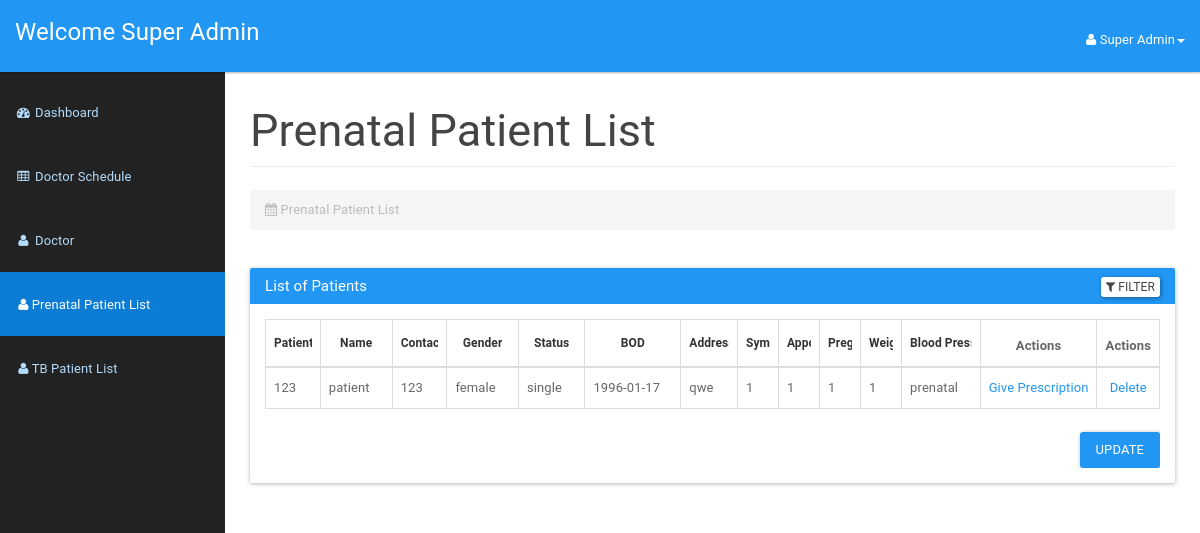
Before: /doctor/patientlist.php (signed in) with the older database file.
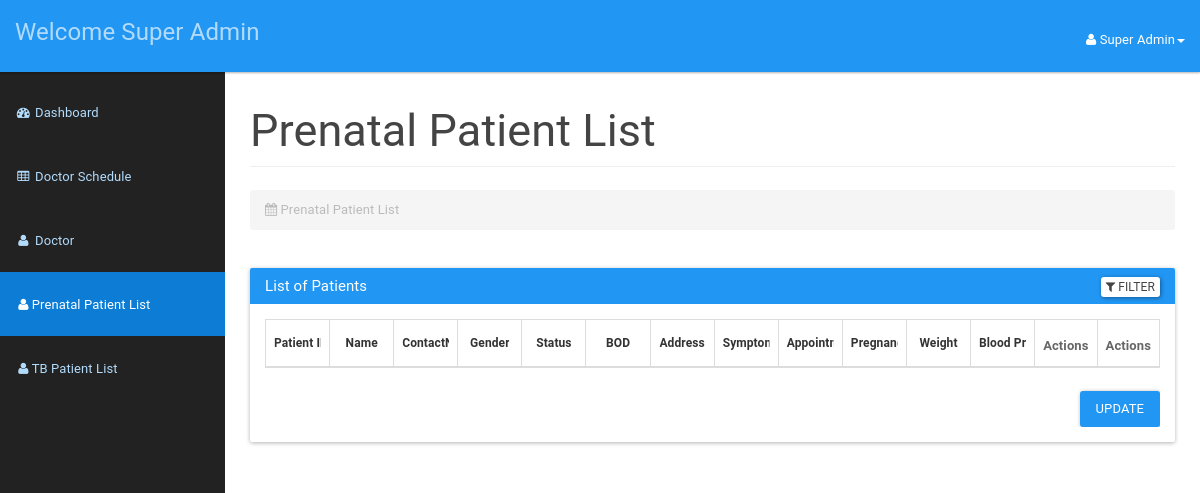
After: the same page with the newer database file.
### tables this page shows
CREATE TABLE `doctor` (
  `icDoctor` bigint(12) NOT NULL,
  `password` varchar(20) NOT NULL,
  `doctorId` int(3) NOT NULL,
  `doctorFirstName` varchar(50) NOT NULL,
  `doctorLastName` varchar(50) NOT NULL,
  `doctorAddress` varchar(100) NOT NULL,
  `doctorPhone` varchar(15) NOT NULL,
  `doctorEmail` varchar(20) NOT NULL,
  `doctorDOB` date NOT NULL,
  `doctorRole` varchar(255) DEFAULT NULL
);

CREATE TABLE `appointment` (
  `appId` int(3) NOT NULL,
  `philhealthId` bigint(12) NOT NULL,
  `scheduleId` int(10) NOT NULL,
  `appSymptom` varchar(100) NOT NULL,
  `appComment` varchar(100) NOT NULL,
  `status` varchar(10) NOT NULL DEFAULT 'process',
  `pregnancyWeek` varchar(255) DEFAULT NULL,
  `weight` varchar(255) DEFAULT NULL,
  `bloodPressure` varchar(20) DEFAULT NULL
);

CREATE TABLE `patient` (
  `philhealthId` bigint(12) NOT NULL,
  `password` varchar(20) NOT NULL,
  `patientFirstName` varchar(20) NOT NULL,
  `patientLastName` varchar(20) NOT NULL,
  `patientMaritialStatus` varchar(10) NOT NULL,
  `patientDOB` date NOT NULL,
  `patientGender` varchar(10) NOT NULL,
  `patientAddress` varchar(100) NOT NULL,
  `patientPhone` varchar(15) NOT NULL,
  `patientEmail` varchar(100) NOT NULL,
  `appointmentType` enum('tb','prenatal') NOT NULL DEFAULT 'tb'
);

### doctor/patientlist.php (the view, shortened to what the changed rows need)
<?php
include_once '../assets/conn/dbconnect.php';
$usersession = $_SESSION['doctorSession'];
$res = mysqli_query($con, "SELECT * FROM doctor WHERE doctorId=" . $usersession);
$userRow = mysqli_fetch_array($res, MYSQLI_ASSOC);
?>
<!DOCTYPE html>
<html lang="en">
<head>
    <link href="assets/css/material.css" rel="stylesheet">
    <link href="assets/css/sb-admin.css" rel="stylesheet">
    <link href="assets/css/time/bootstrap-clockpicker.css" rel="stylesheet">
    <link href="assets/css/style.css" rel="stylesheet">
    <link href="assets/font-awesome/css/font-awesome.css" rel="stylesheet">
</head>
<body>
    <div id="wrapper">
        <nav class="navbar navbar-inverse navbar-fixed-top" role="navigation">
            <div class="navbar-header">
                <a class="navbar-brand" href="doctordashboard.php">
                    <?php
                    if ($userRow['doctorRole'] == 'superAdmin') {
                        echo "Welcome " . $userRow['doctorFirstName'] . " " . $userRow['doctorLastName'];
                    } else {
                        echo "Welcome Dr " . $userRow['doctorFirstName'] . " " . $userRow['doctorLastName'];
                    }
                    ?>
                </a>
            </div>
            <ul class="nav navbar-right top-nav">
                <li class="dropdown">
                    <a href="#" class="dropdown-toggle" data-toggle="dropdown"><i class="fa fa-user"></i>
                        <?php echo $userRow['doctorFirstName']; ?>
                        <?php echo $userRow['doctorLastName']; ?><b class="caret"></b>
                    </a>
                </li>
            </ul>
        </nav>
        <div id="page-wrapper">
            <div class="container-fluid">
                <div class="row">
                    <div class="col-lg-12">
                        <h2 class="page-header">
                            Prenatal Patient List
                        </h2>
                    </div>
                </div>
                <div class="panel panel-primary filterable">
                    <div class="panel-body">
                        <div class="table-responsive">
                            <table class="table table-hover table-bordered">
                                <thead>
                                    <tr class="filters">
                                        <th><input type="text" class="form-control" placeholder="Patient ID" disabled></th>
                                        <th><input type="text" class="form-control" placeholder="Name" disabled></th>
                                        <th><input type="text" class="form-control" placeholder="ContactNo." disabled></th>
                                        <th><input type="text" class="form-control" placeholder="Gender" disabled></th>
                                        <th><input type="text" class="form-control" placeholder="Status" disabled></th>
                                        <th><input type="text" class="form-control" placeholder="BOD" disabled></th>
                                        <th><input type="text" class="form-control" placeholder="Address" disabled></th>
                                        <th><input type="text" class="form-control" placeholder="Symptoms" disabled></th>
                                        <th><input type="text" class="form-control" placeholder="Appointment Type" disabled></th>
                                        <th><input type="text" class="form-control" placeholder="Pregnancy Week" disabled></th>
                                        <th><input type="text" class="form-control" placeholder="Weight" disabled></th>
                                        <th><input type="text" class="form-control" placeholder="Blood Pressure" disabled></th>
                                        <th>Actions</th>
                                        <th>Actions</th>
                                    </tr>
                                </thead>
                                <?php
                                $appointmentTypeFilter = '';
                                $result = mysqli_query($con, "SELECT a.*, c.*, d.appSymptom, a.appointmentType,
                                      d.pregnancyWeek, d.weight, d.bloodPressure
                               FROM patient a
                               JOIN appointment d ON a.philhealthId = d.philhealthId
                               LEFT JOIN doctorschedule c ON d.scheduleId = c.scheduleId
                               WHERE 1 $appointmentTypeFilter
                               ORDER BY d.appId DESC");
                                while ($patientRow = mysqli_fetch_array($result)) {
                                    echo "<tbody>";
                                    echo "<tr>";
                                    echo "<td>" . $patientRow['philhealthId'] . "</td>";
                                    echo "<td>" . $patientRow['patientLastName'] . "</td>";
                                    echo "<td>" . $patientRow['patientPhone'] . "</td>";
                                    echo "<td>" . $patientRow['patientGender'] . "</td>";
                                    echo "<td>" . $patientRow['patientMaritialStatus'] . "</td>";
                                    echo "<td>" . $patientRow['patientDOB'] . "</td>";
                                    echo "<td>" . $patientRow['patientAddress'] . "</td>";
                                    echo "<td>" . $patientRow['appSymptom'] . "</td>";
                                    echo "<td>" . $patientRow['pregnancyWeek'] . "</td>";
                                    echo "<td>" . $patientRow['weight'] . "</td>";
                                    echo "<td>" . $patientRow['bloodPressure'] . "</td>";
                                    echo "<td>" . $patientRow['appointmentType'] . "</td>";
                                    if ($patientRow['appointmentType'] == 'prenatal') {
                                        echo "<td class=''><a href='prenatalPrescription.php?philhealthId=" . $patientRow['philhealthId'] . "' class='prescription-btn'>Give Prescription</a></td>";
                                    } else if ($patientRow['appointmentType'] == 'tb') {
                                        echo "<td class=''><a href='tbPrescription.php?philhealthId=" . $patientRow['philhealthId'] . "' class='prescription-btn'>Give Prescription</a></td>";
                                    }
                                    echo "<form method='POST'>";
                                    echo "<td class='text-center'><a href='#' id='" . $patientRow['philhealthId'] . "' class='delete'>Delete</a>
                            </td>";
                                }
                                echo "</tr>";
                                echo "</tbody>";
                                echo "</table>";
                                ?>
                        </div>
                    </div>
                </div>
            </div>
        </div>
</body>
</html>

Changed rows visible on the page:
removed appointment: philhealthId.philhealthId "123", philhealthId.patientLastName "patient", philhealthId.patientPhone "123", philhealthId.patientGender "female", philhealthId.patientMaritialStatus "single", philhealthId.patientDOB "1996-01-17", philhealthId.patientAddress "qwe", appSymptom "1", pregnancyWeek "1", weight "1", bloodPressure "1", philhealthId.appointmentType "prenatal"
